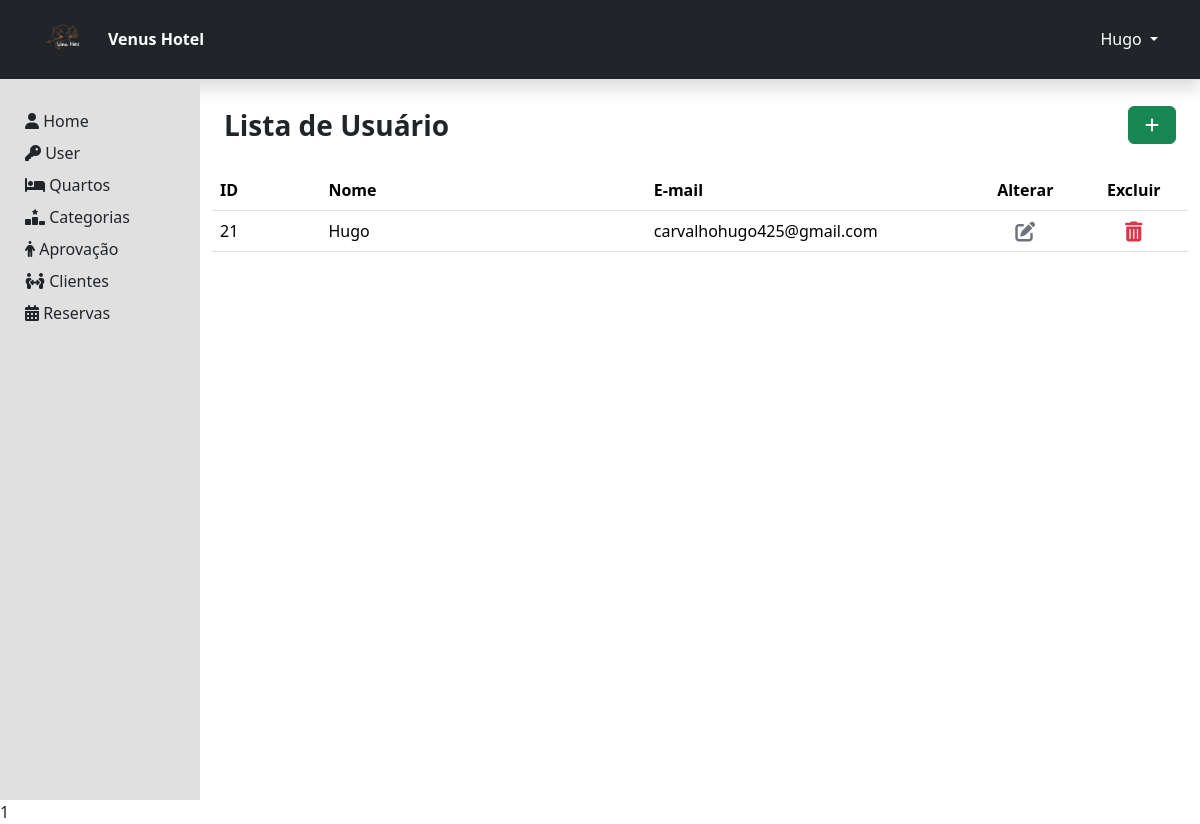
/area-admin/user/index.php (signed in), run on the app's committed database.
### tables this page shows
CREATE TABLE IF NOT EXISTS `tbadm` (
  `codAdm` int NOT NULL AUTO_INCREMENT,
  `nomeAdm` varchar(60) DEFAULT NULL,
  `emailAdm` varchar(100) NOT NULL,
  `senhaAdm` varchar(50) DEFAULT NULL,
  `tokenAdm` varchar(100) NOT NULL,
  PRIMARY KEY (`codAdm`),
  UNIQUE KEY `tokenAdm` (`tokenAdm`),
  UNIQUE KEY `emailAdm` (`emailAdm`)
);

### componentes/verificaAcesso.php (called while the page is built, shortened)
<?php
if(isset($_SESSION['adm'])){
$adm = $_SESSION['adm'];
}else{
  session_destroy();
  header('Location: ../index.php');
}
?>

### dao/AdmDao.php (called while the page is built, shortened)
<?php
class AdmDao{
    public static function selectAll() {
        $pdo = Conexao::conexao();
        $com = "SELECT * FROM tbadm";
        $stmt = $pdo->PREPARE($com);
        $stmt->EXECUTE();
        $rows = $stmt->rowCount();
        if($rows>0){
            return $stmt->fetchAll();
        }else{
            return false;
        }
    }
}
?>

### area-admin/user/index.php (the view, shortened to what this page needs)
<?php
  require_once '../../componentes/verificaAcesso.php';
?>
<?php
  require_once '../../dao/AdmDao.php';
  $infosAdm = AdmDao::selectAll();
?>
<!DOCTYPE html>
<html lang="pt-br">
<head>
  <link href="https://cdn.jsdelivr.net/npm/bootstrap@5.3.2/dist/css/bootstrap.min.css" rel="stylesheet">
  <link rel="stylesheet" href="https://use.fontawesome.com/releases/v5.3.1/css/all.css">
  <link rel="stylesheet" href="css/style.css">
</head>
<body style="justify-content: center; align-items: center; height: 100vh ">
  <?php
      include('./../../componentes/header-adm.php');
  ?>
  <div class="container-fluid" style="height: 90vh">
    <div class="row h-100">
      <?php
      include('./../../componentes/menu-adm.php');
      ?>
      <div class="col-md-10  p-4 borber">
        <div class="row align-items-center mb-4">
          <div class="col fs-3 fw-semibold">
            Lista de Usuário
          </div>
          <div class="col text-end ">
            <a class="btn btn-success px-3" role="button" aria-disabled="true" href="register.php"><i
                class="fas fa-plus" aria-hidden="true"></i></a>
          </div>
        </div>
        <div class=" row">
          <table class="table table-hover">
            <thead>
              <tr>
                <th class="col-md-1">ID</th>
                <th class="col-md-3">Nome </th>
                <th class="col-md-3">E-mail</th>
                <th class="text-center col-md-1">Alterar</th>
                <th class="text-center col-md-1">Excluir</th>
              </tr>
              <?php if(isset($false)){
                ?> <td></td><td>Não há administradores</td><td></td><td></td><td></td><td></td><td></td>
              <?php }
                else{ foreach($infosAdm as $info){?>
              <tr>
                <td><?=$info['codAdm']?></td>
                <td><?=$info['nomeAdm']?></td>
                <td><?=$info['emailAdm']?></td>
                <td class="text-center">
                  <form action="./process.php" method="POST">
                    <button type="submit" value="SELECTID" name="acao" class="dropdown-item"><i class="fas fa-edit fa-lg text-secondary"></i>
                    </button>
                  </form>
                </td>
                <td class="text-center">
                  <a class="dropdown-item" onclick="modalRemover(<?=$info['codAdm']?>,'codDeletar')">
                    <i class="fas fa-trash-alt fa-lg text-danger"></i>
                  </a>
                </td>
                </tr>
                <?php }} ?>
            </thead>
          </table>
        </div>
      </div>
    </div>
  </div>
  <?= require './../../componentes/modal.php'?>
</body>
</html>

### componentes/header-adm.php (shortened to what this page needs)
<header class="p-3 border-bottom bg-dark text-white shadow" style="height: 10vh">
  <div class="container">
    <div class="d-flex flex-wrap align-items-center justify-content-center justify-content-lg-start">
      <a href="../index.php" class="d-flex align-items-center mb-2 mb-lg-0 link-body-emphasis text-decoration-none">
        <img src="./../../img/client/logo1.png" width="50" height="50" class="d-inline-block align-top img-fluid" alt="">
      </a>
      <div class="nav col-12 col-lg-auto me-lg-auto mb-2 justify-content-center mb-md-0 ms-3 fw-bold">
        Venus Hotel
      </div>
      <form action="../../componentes/logout.php" class="dropdown text-end">
        <a href="#" class="text-white d-block link-body-emphasis text-decoration-none dropdown-toggle"
          data-bs-toggle="dropdown" aria-expanded="false">
          <span><?=$adm['nomeAdm']?></span>
        </a>
</form>
    </div>
  </div>
</header>

### css/style.css (style rules this page uses)
a { position: relative; text-decoration: none; }

### data on the page
tbadm: nomeAdm "Hugo", codAdm "21", emailAdm "carvalhohugo425@gmail.com"

### other printed values
require './../../componentes/modal.php' "1"
